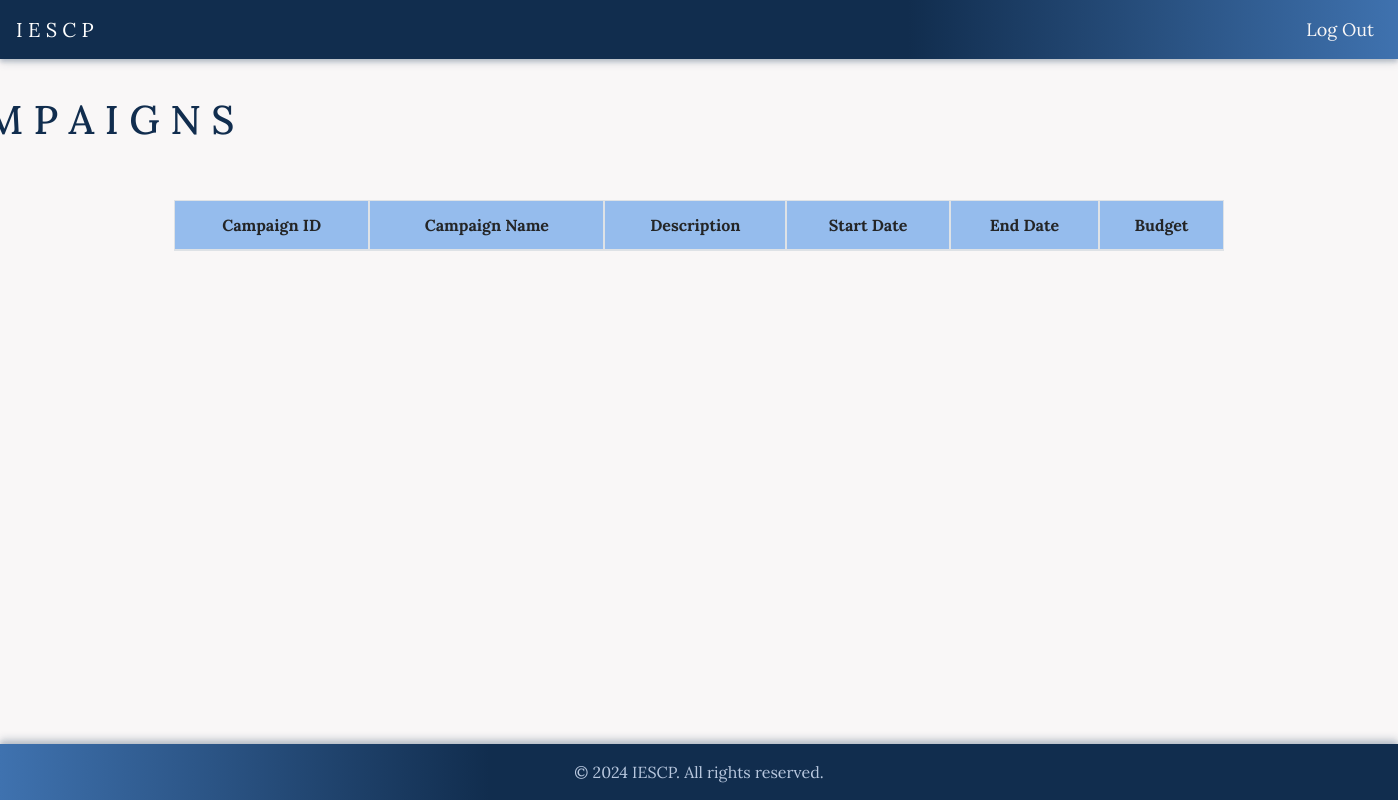
The app's page /find_sponsor, older data.
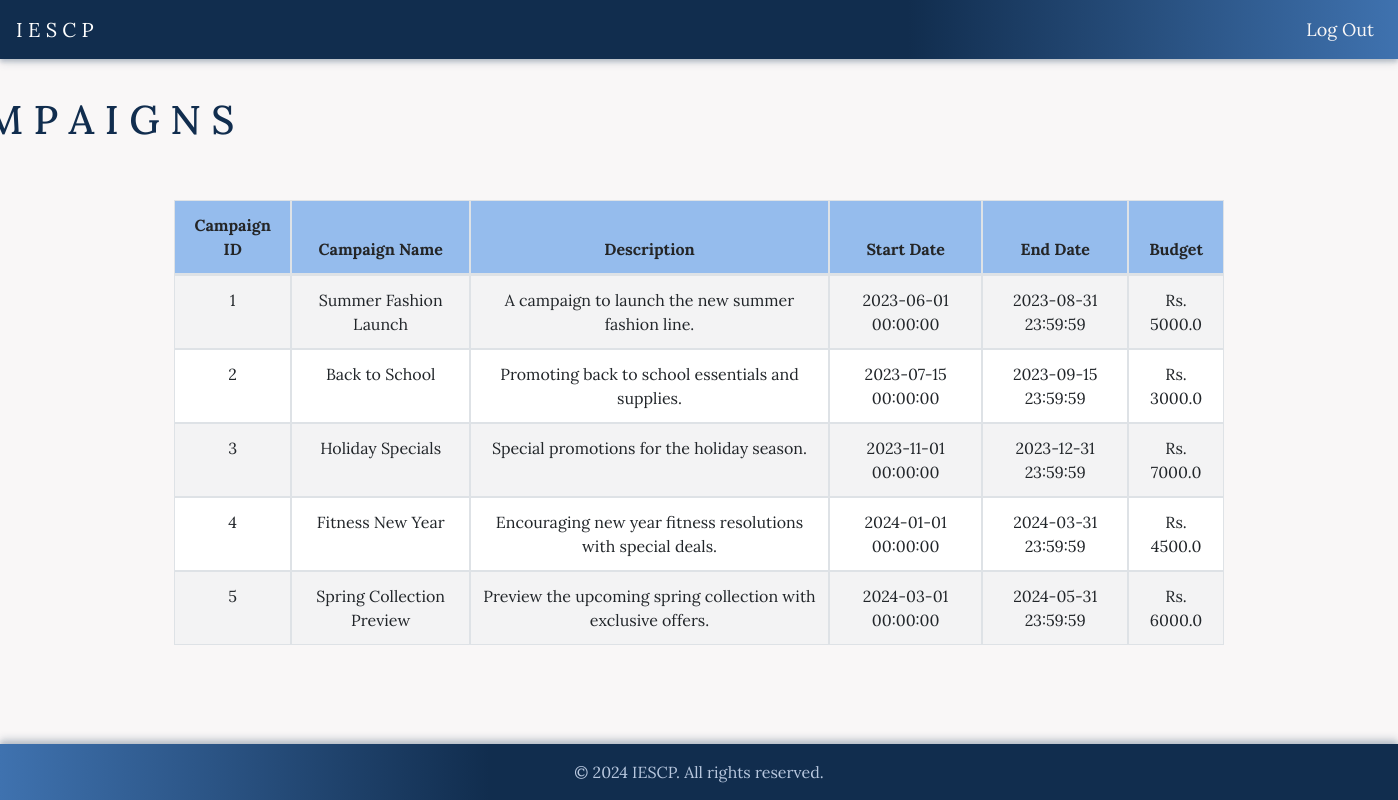
The same page, newer data.
### app/models.py (models this page shows)
class Campaign(db.Model):
    id = db.Column(db.Integer, primary_key=True)
    name = db.Column(db.String(64), nullable=False)
    description = db.Column(db.Text, nullable=False)
    start_date = db.Column(db.DateTime, default=datetime.utcnow)
    end_date = db.Column(db.DateTime)
    budget = db.Column(db.Float, nullable=False)
    visibility = db.Column(db.String(10), nullable=False)
    goals = db.Column(db.Text, nullable=False)
    sponsor_id = db.Column(db.Integer, db.ForeignKey('user.id'), nullable=False)
    ad_requests = db.relationship('AdRequest', backref='campaign', lazy=True)

### app/routes.py (the view)
@app.route('/find_sponsor')
def find_sponsor():
    public_campaigns = Campaign.query.filter_by(visibility='public').all()
    return render_template('find_sponsor.html', active_page='find', campaigns=public_campaigns)

### app/templates/find_sponsor.html (shortened to what this page needs)
{% extends "navbar_after_login.html" %}
{% block styles %}
  <link rel="stylesheet" href="{{ url_for('static', filename='/css/find.css') }}">
{% endblock %}
{% block content %}
<div class="find">
    <div class="container mt-4">
        <div class="d-flex justify-content-between mb-4">
            <h1>C A M P A I G N S</h1>
        </div>
    <div>
        <div class="container mt-5">
            <table class="table table-striped" id="campaignTable">
                <thead>
                    <tr>
                        <th id="headerId">Campaign ID</th>
                        <th id="headerName">Campaign Name</th>
                        <th id="headerDescription">Description</th>
                        <th id="headerStartDate">Start Date</th>
                        <th id="headerEndDate">End Date</th>
                        <th id="headerBudget">Budget</th>
                    </tr>
                </thead>
                <tbody>
                    {% for campaign in campaigns %}
                    <tr>
                        <td>{{ campaign.id }}</td>
                        <td>{{ campaign.name }}</td>
                        <td>{{ campaign.description }}</td>
                        <td>{{ campaign.start_date.strftime('%Y-%m-%d %H:%M:%S') if campaign.start_date else 'N/A' }}</td>
                        <td>{{ campaign.end_date.strftime('%Y-%m-%d %H:%M:%S') if campaign.end_date else 'N/A' }}</td>
                        <td>Rs. {{ campaign.budget }}</td>
                    </tr>
                    {% endfor %}
                </tbody>
            </table>
        </div>
    </div>
</div>
{% endblock %}

Row changes from the older to the newer data that the page shows:
added Campaign: id "1", name "Summer Fashion Launch", description "A campaign to launch the new summer fashion line.", start_date "2023-06-01 00:00:00", end_date "2023-08-31 23:59:59", budget "5000.0"
added Campaign: id "2", name "Back to School", description "Promoting back to school essentials and supplies.", start_date "2023-07-15 00:00:00", end_date "2023-09-15 23:59:59", budget "3000.0"
added Campaign: id "3", name "Holiday Specials", description "Special promotions for the holiday season.", start_date "2023-11-01 00:00:00", end_date "2023-12-31 23:59:59", budget "7000.0"
added Campaign: id "4", name "Fitness New Year", description "Encouraging new year fitness resolutions with special deals.", start_date "2024-01-01 00:00:00", end_date "2024-03-31 23:59:59", budget "4500.0"
added Campaign: id "5", name "Spring Collection Preview", description "Preview the upcoming spring collection with exclusive offers.", start_date "2024-03-01 00:00:00", end_date "2024-05-31 23:59:59", budget "6000.0"
